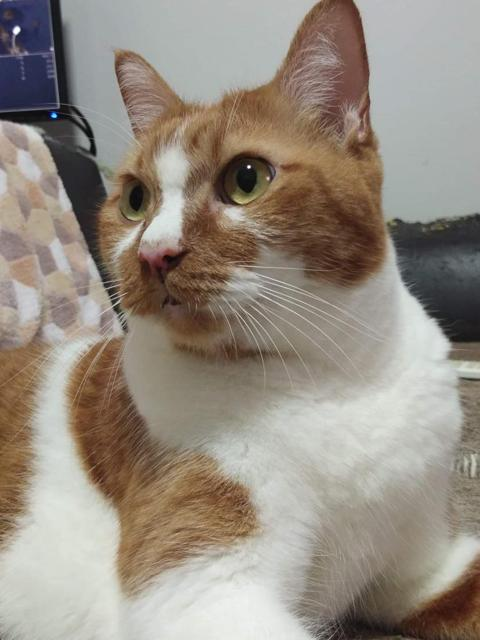
#> input picture 2.1_cat.jpg, 480 x 640 px
$ python assignment13.py
#> lines starting #> are read from the running program, lines starting #| are printed output that depends on the picture
import cv2
import numpy as np
from matplotlib import pyplot as plt
img = cv2.imread("2.1_cat.jpg")
#> img is the input picture: shape (640, 480, 3); mean B, G, R 129.3, 140.2, 149.6
plt.subplot(1,2,1)
plt.imshow(img)
plt.title("image")
color = ("b","g","r")
plt.subplot(1,2,2)
for channel,col in enumerate(color) :
    histr = cv2.calcHist([img],[channel],None,[256],[0,256])
    plt.plot(histr,color = col)
    plt.xlim([0,256])
    plt.title("histogram")
plt.tight_layout()
plt.show()
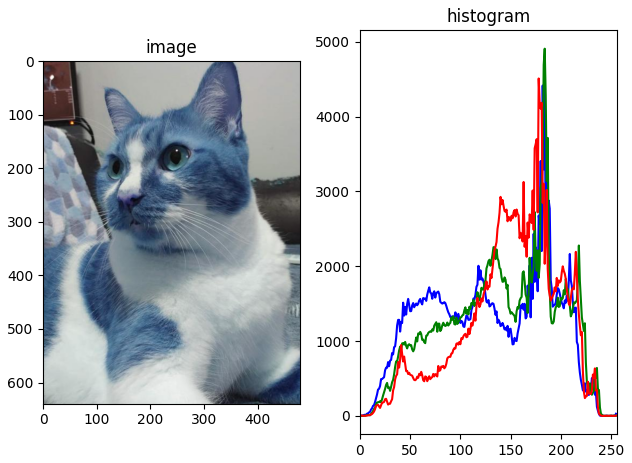
#> figure drawn by matplotlib, 2 panels; B, G, R data is drawn as R, G, B; panel 2: curve peaks at x = 184, y = 4505; panel 2: curve peaks at x = 184, y = 4907; panel 2: curve peaks at x = 178, y = 4509

$ run again, with 3.1_cat.jpg copied over 2.1_cat.jpg
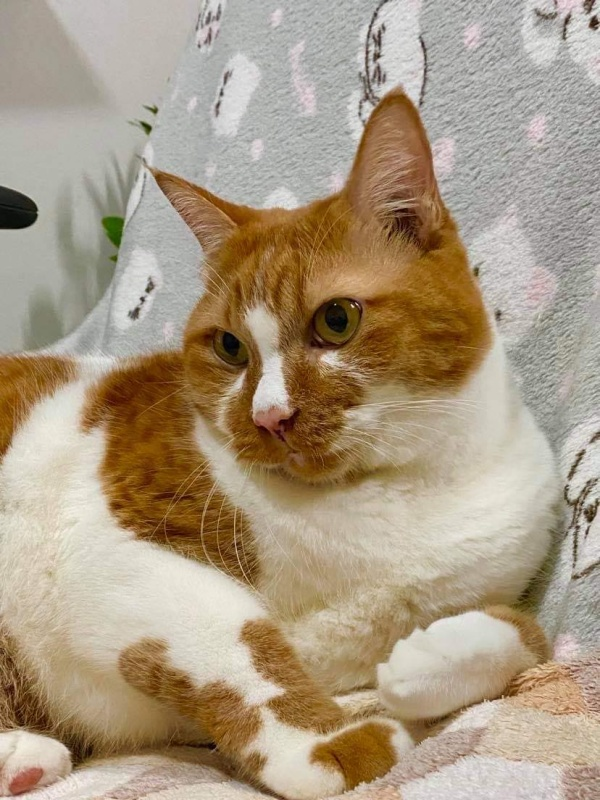
#> input picture 3.1_cat.jpg, 600 x 800 px
#> img is the input picture: shape (800, 600, 3); mean B, G, R 130.4, 153.3, 169.7
#> `plt.show()`:
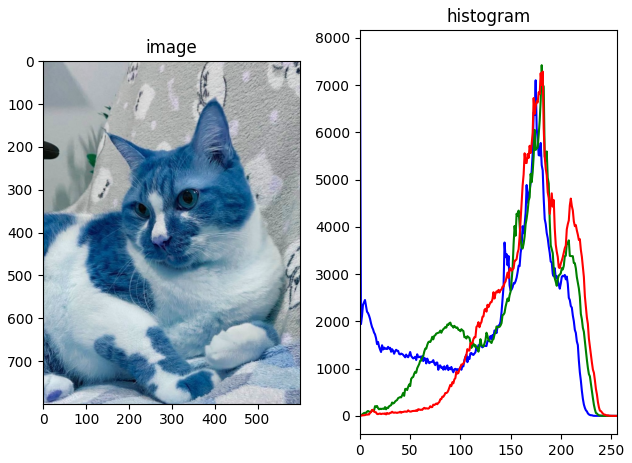
#> figure drawn by matplotlib, 2 panels; B, G, R data is drawn as R, G, B; panel 2: curve peaks at x = 0, y = 7768; panel 2: curve peaks at x = 181, y = 7419; panel 2: curve peaks at x = 182, y = 7283

$ run again, with 2.3_eye.jpg copied over 2.1_cat.jpg
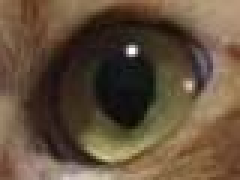
#> input picture 2.3_eye.jpg, 80 x 60 px (shown 3 times larger)
#> img is the input picture: shape (60, 80, 3); mean B, G, R 59.6, 79.4, 98.5
#> `plt.show()`:
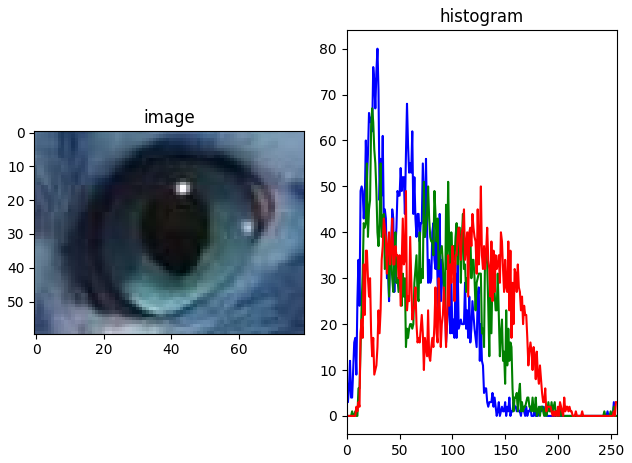
#> figure drawn by matplotlib, 2 panels; B, G, R data is drawn as R, G, B; panel 2: curve peaks at x = 29, y = 80; panel 2: curve peaks at x = 24, y = 67; panel 2: curve peaks at x = 127, y = 50
